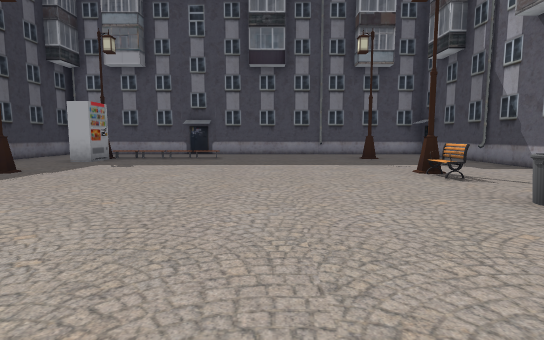
view 1 (above)

12 first-person views from a walk through a scene from a Unity 3-D project. The camera is 1.5 m above the floor, tilts 6° down and sees 80° across. The floor is counted in squares, 2 m on a side. Each view is taken from the middle of a square. On the plan, view 1 faces up. The plan holds only what a view shows up to about 11 squares ahead; the rest is blank. The place goes on beyond the plan. The player is left out.

view 2
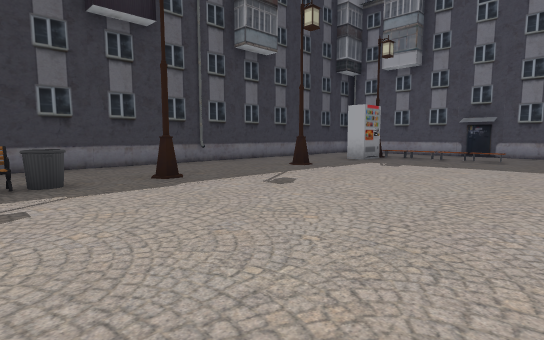

view 3
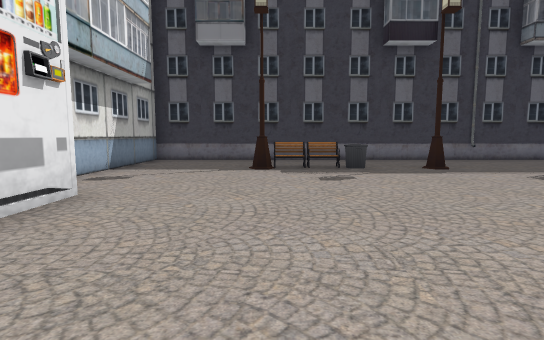

view 4
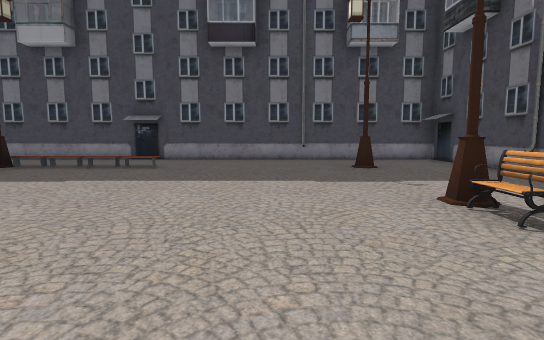

view 5
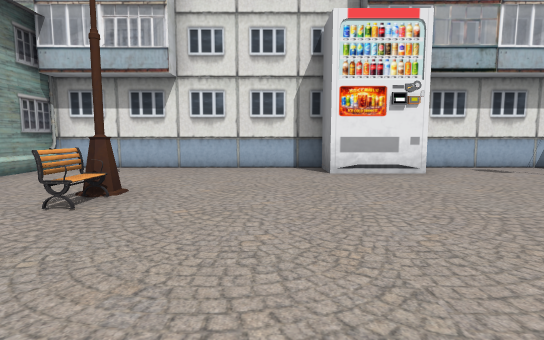

view 6
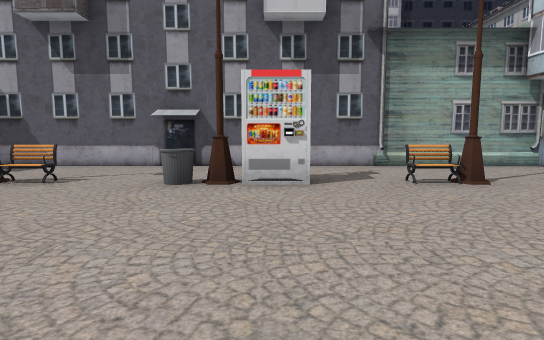

view 7
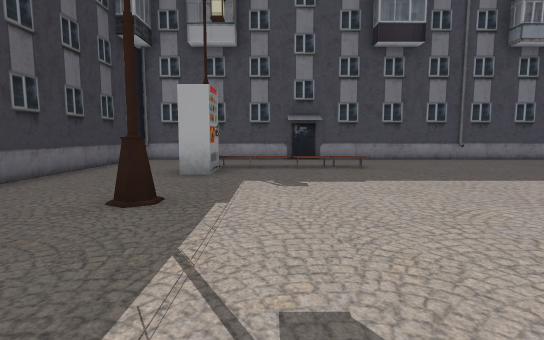

view 8
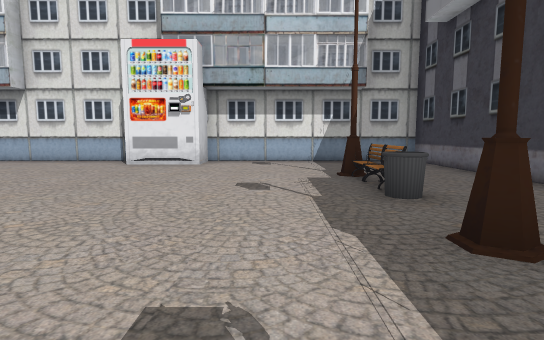

view 9
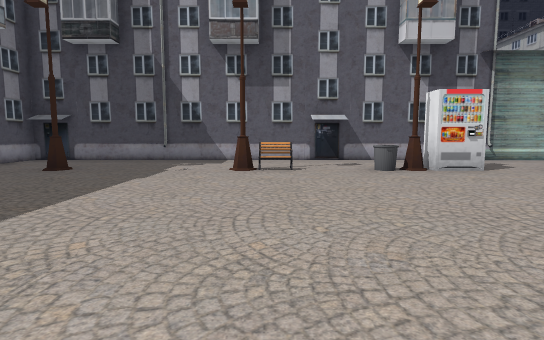

view 10
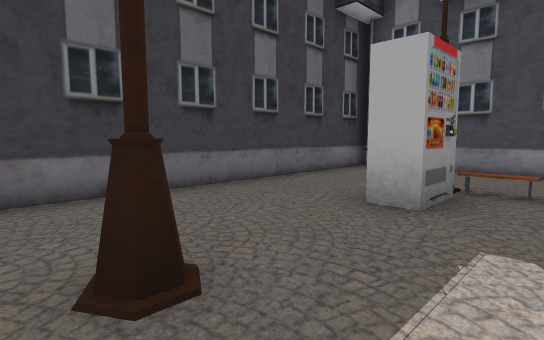

view 11
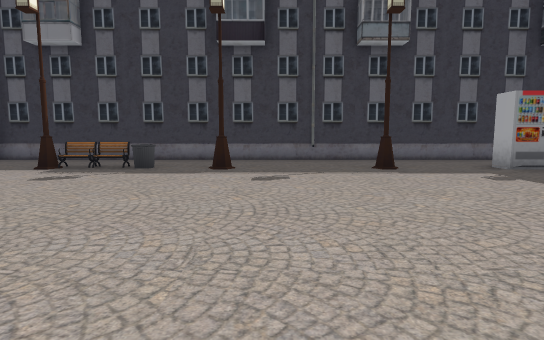

view 12
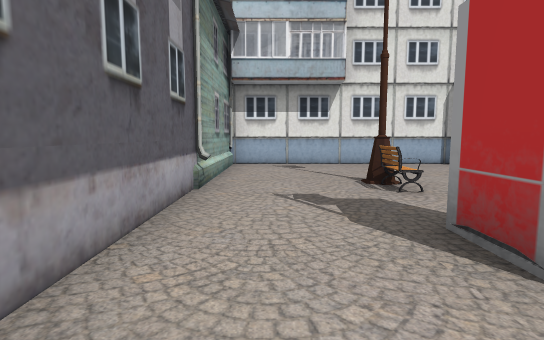

### Floor plan
Points are (right, up) in squares from view 1. A wall is a line through its corners. A room is listed if a view was taken in it or the views show most of it. See-through windows are left out.
Room 1 (views 1, 2, 3, 4, 5, 6, 7, 8, 9, 10, 11, 12)
walls: (-0.2, -4.6) (6.1, -4.6) (6.1, 13.4) (-8.1, 13.4); (-8.2, 13.9) (-8.2, -4.6) (-2, -4.6)
objects: other object (-6, -1); other object (-6, 0) to (-6, 1); other object (-6, 10) to (-5, 10); other object (-2, -4) to (0, -4); other object (3, -1); other object (3, 2); other object (3, 3); other object (3, 6)

Where each view was taken, in squares from view 1:
view 1: 0 up, 0 right, facing up
view 2: 0 up, 0 right, facing up-left
view 3: 1 down, 2 right, facing left
view 4: 3 up, 1 right, facing up
view 5: 3 up, 1 right, facing down
view 6: 2 up, 2 left, facing right
view 7: 3 up, 4 left, facing up
view 8: 5 up, 4 left, facing down
view 9: 6 up, 4 left, facing right
view 10: 6 up, 4 left, facing up-left
view 11: 4 up, 2 right, facing left
view 12: 4 up, 5 right, facing down
